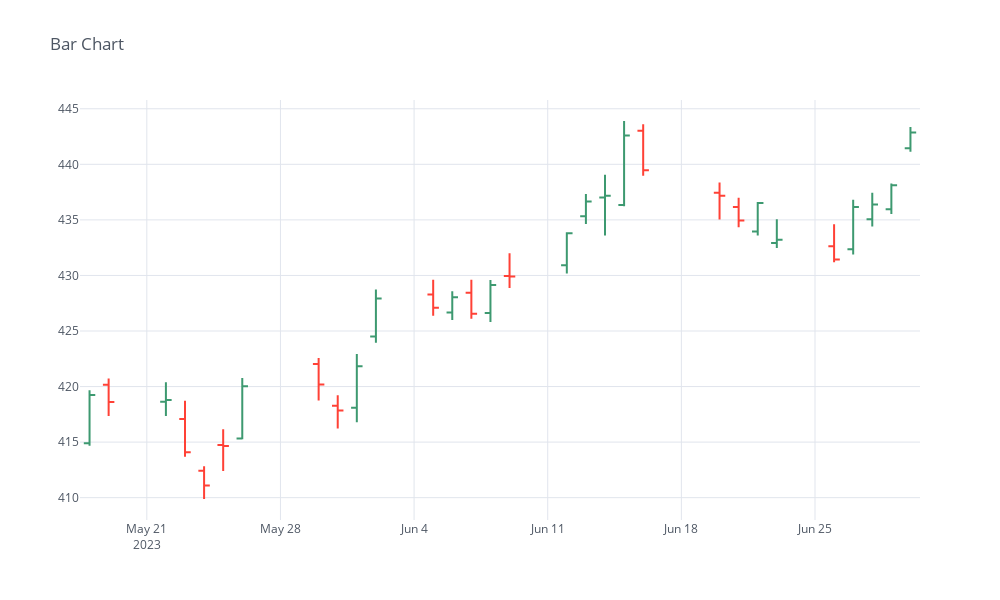

Notebook source saved alongside this figure:
### Code cell
# Plot the time series data in the ohlc format
df3[-30:].iplot(kind='ohlc', title='Bar Chart', dimensions=(1000, 600))

### Figure 1 — Plotly figure (JSON) as saved in the notebook; plotly's stock layout.template omitted (floating-point values rounded to 4 significant figures)
{"data": [{"close": [419.2, 418.6, 418.8, 414.1, 411.1, 414.6, 420.0, 420.2, 417.9, 421.8, 427.9, 427.1, 428.0, 426.5, 429.1, 429.9, 433.8, 436.7, 437.2, 442.6, 439.5, 437.2, 434.9, 436.5, 433.2, 431.4, 436.2, 436.4, 438.1, 442.9], "high": [419.7, 420.7, 420.4, 418.7, 412.8, 416.2, 420.8, 422.6, 419.2, 422.9, 428.7, 429.6, 428.6, 429.6, 429.6, 432.0, 433.9, 437.3, 439.1, 443.9, 443.6, 438.4, 437.0, 436.6, 435.1, 434.6, 436.8, 437.4, 438.3, 443.4], "low": [414.7, 417.4, 417.4, 413.7, 409.9, 412.4, 415.2, 418.7, 416.2, 416.8, 424.0, 426.4, 426.0, 426.1, 425.8, 428.9, 430.2, 434.6, 433.6, 436.2, 439.0, 435.0, 434.3, 433.6, 432.5, 431.2, 431.9, 434.4, 435.5, 441.1], "open": [414.9, 420.2, 418.6, 417.1, 412.4, 414.7, 415.3, 422.0, 418.3, 418.1, 424.5, 428.3, 426.7, 428.4, 426.6, 430.0, 430.9, 435.3, 437.0, 436.3, 443.0, 437.5, 436.2, 434.0, 432.9, 432.6, 432.4, 435.0, 436.0, 441.4], "showlegend": false, "type": "ohlc", "x": ["2023-05-18", "2023-05-19", "2023-05-22", "2023-05-23", "2023-05-24", "2023-05-25", "2023-05-26", "2023-05-30", "2023-05-31", "2023-06-01", "2023-06-02", "2023-06-05", "2023-06-06", "2023-06-07", "2023-06-08", "2023-06-09", "2023-06-12", "2023-06-13", "2023-06-14", "2023-06-15", "2023-06-16", "2023-06-20", "2023-06-21", "2023-06-22", "2023-06-23", "2023-06-26", "2023-06-27", "2023-06-28", "2023-06-29", "2023-06-30"], "yaxis": "y2"}], "layout": {"height": 600, "legend": {"bgcolor": "#FFFFFF", "font": {"color": "#4D5663"}}, "paper_bgcolor": "#FFFFFF", "plot_bgcolor": "#FFFFFF", "title": {"font": {"color": "#4D5663"}, "text": "Bar Chart"}, "width": 1000, "xaxis": {"gridcolor": "#E1E5ED", "rangeslider": {"visible": false}, "showgrid": true, "tickfont": {"color": "#4D5663"}, "title": {"font": {"color": "#4D5663"}, "text": ""}, "zerolinecolor": "#E1E5ED"}, "yaxis": {"gridcolor": "#E1E5ED", "showgrid": true, "showticklabels": false, "tickfont": {"color": "#4D5663"}, "title": {"font": {"color": "#4D5663"}, "text": ""}, "zerolinecolor": "#E1E5ED"}, "yaxis2": {"gridcolor": "#E1E5ED", "showgrid": true, "tickfont": {"color": "#4D5663"}, "title": {"font": {"color": "#4D5663"}, "text": ""}, "zerolinecolor": "#E1E5ED"}}}
